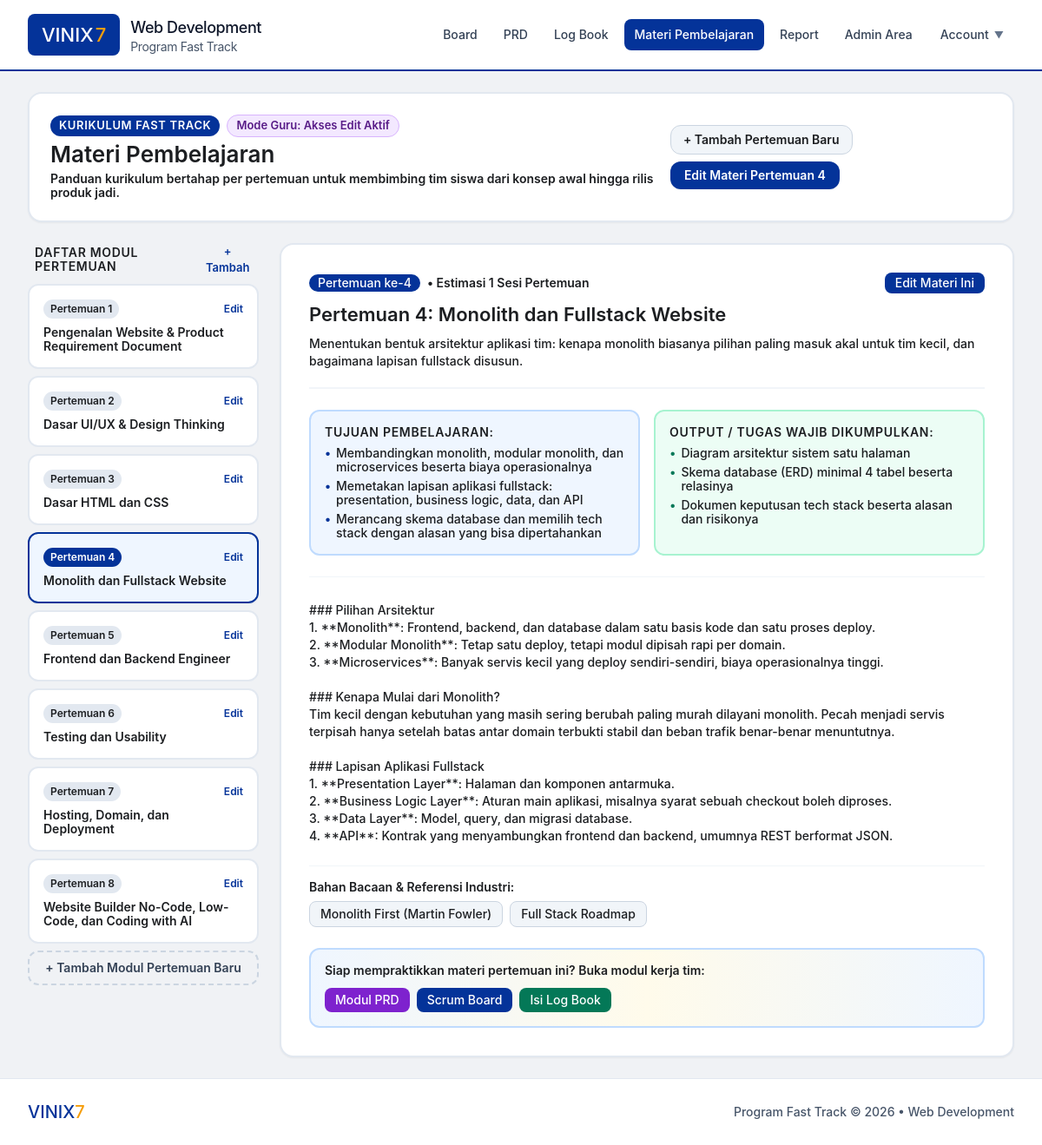
/lms.php?week=4 (signed in), run on the app's committed database.
### tables this page shows
CREATE TABLE lms_modules (
            id TEXT PRIMARY KEY,
            week_number INTEGER NOT NULL,
            title TEXT NOT NULL,
            summary TEXT NOT NULL,
            content TEXT NOT NULL,
            objectives TEXT NOT NULL,
            deliverables TEXT NOT NULL,
            external_links TEXT NOT NULL,
            is_published INTEGER DEFAULT 1
        );

### lms.php (the view, shortened to what this page needs)
<?php
require_once __DIR__ . '/includes/header.php';
$isGuru = ($currentRole === 'guru' || $currentRole === 'super_admin');
$selectedWeek = (int)($_GET['week'] ?? 1);
$stmt = $pdo->query("SELECT * FROM lms_modules ORDER BY week_number ASC");
$modules = $stmt->fetchAll();
$currentModule = null;
foreach ($modules as $m) {
    if ((int)$m['week_number'] === $selectedWeek) {
        $currentModule = $m;
        break;
    }
}
$objectives = $currentModule ? (json_decode($currentModule['objectives'] ?? '[]', true) ?? []) : [];
$deliverables = $currentModule ? (json_decode($currentModule['deliverables'] ?? '[]', true) ?? []) : [];
$externalLinks = $currentModule ? (json_decode($currentModule['external_links'] ?? '[]', true) ?? []) : [];
?>
<div class="space-y-6">
    <div class="bg-white rounded-2xl p-6 border-2 border-slate-200 shadow-sm flex flex-col sm:flex-row sm:items-center justify-between gap-4">
        <div>
            <div class="flex items-center gap-2 mb-1">
                <span class="px-2.5 py-0.5 bg-[#043399] text-white text-[11px] font-black rounded-full uppercase tracking-wider">Kurikulum Fast Track</span>
                <?php if ($isGuru): ?>
                    <span class="px-2.5 py-0.5 bg-purple-100 text-purple-900 border border-purple-300 text-[11px] font-black rounded-full">Mode Guru: Akses Edit Aktif</span>
                <?php else: ?>
                    <span class="px-2.5 py-0.5 bg-slate-100 text-slate-800 border border-slate-300 text-[11px] font-bold rounded-full">Mode Siswa: Hanya Baca</span>
                <?php endif; ?>
            </div>
            <h1 class="text-2xl font-black text-black">Materi Pembelajaran</h1>
            <p class="text-xs text-black font-semibold mt-1">
                Panduan kurikulum bertahap per pertemuan untuk membimbing tim siswa dari konsep awal hingga rilis produk jadi.
            </p>
        </div>
        <div class="flex flex-wrap items-center gap-2">
            <?php if ($isGuru): ?>
                <button type="button" onclick="openEditModuleModal(null)" class="px-3.5 py-2 bg-slate-100 hover:bg-slate-200 text-black border border-slate-300 rounded-xl text-xs font-black transition">
                    + Tambah Pertemuan Baru
                </button>
                <?php if ($currentModule): ?>
                    <button type="button" onclick="openEditModuleModal('<?= htmlspecialchars($currentModule['id']) ?>')" class="px-4 py-2 bg-[#043399] hover:bg-[#021f5c] text-white rounded-xl text-xs font-black shadow-sm transition">
                        Edit Materi Pertemuan <?= $currentModule['week_number'] ?>
                    </button>
                <?php endif; ?>
            <?php else: ?>
                <span class="px-3 py-1.5 bg-blue-50 text-[#043399] border border-blue-200 rounded-xl text-xs font-black">
                    Total <?= count($modules) ?> Modul Pertemuan
                </span>
            <?php endif; ?>
        </div>
    </div>
    <div class="grid grid-cols-1 lg:grid-cols-4 gap-6 items-start">
        <div class="lg:col-span-1 space-y-2">
            <div class="flex items-center justify-between px-2 mb-2">
                <span class="text-xs font-black text-black uppercase tracking-wider">
                    Daftar Modul Pertemuan
                </span>
                <?php if ($isGuru): ?>
                    <button type="button" onclick="openEditModuleModal(null)" class="text-[11px] text-[#043399] hover:underline font-black">
                        + Tambah
                    </button>
                <?php endif; ?>
            </div>
            <?php foreach ($modules as $m): ?>
                <a href="lms.php?week=<?= $m['week_number'] ?>" class="block p-4 rounded-xl border-2 transition <?= (int)$m['week_number'] === $selectedWeek ? 'bg-blue-50 border-[#043399] shadow-sm' : 'bg-white border-slate-200 hover:bg-slate-50' ?>">
                    <div class="flex items-center justify-between">
                        <span class="text-[10px] font-black px-2 py-0.5 rounded-full <?= (int)$m['week_number'] === $selectedWeek ? 'bg-[#043399] text-white' : 'bg-slate-200 text-black' ?>">
                            Pertemuan <?= $m['week_number'] ?>
                        </span>
                        <?php if ($isGuru): ?>
                            <button type="button" onclick="event.preventDefault(); event.stopPropagation(); openEditModuleModal('<?= htmlspecialchars($m['id']) ?>')" class="text-[10px] text-[#043399] hover:underline font-black">
                                Edit
                            </button>
                        <?php endif; ?>
                    </div>
                    <h4 class="text-xs font-black mt-2 text-black line-clamp-2">
                        <?= htmlspecialchars(preg_replace('/^(Minggu|Pekan|Pertemuan) \d+: /', '', $m['title'])) ?>
                    </h4>
                </a>
            <?php endforeach; ?>
            <?php if ($isGuru): ?>
                <button type="button" onclick="openEditModuleModal(null)" class="w-full py-2.5 px-3 border-2 border-dashed border-slate-300 hover:border-[#043399] hover:bg-blue-50 text-slate-700 hover:text-[#043399] rounded-xl text-xs font-black transition text-center mt-2">
                    + Tambah Modul Pertemuan Baru
                </button>
            <?php endif; ?>
        </div>
        <div class="lg:col-span-3 space-y-6">
            <?php if ($currentModule): ?>
                <div class="bg-white rounded-2xl p-6 sm:p-8 border-2 border-slate-200 shadow-sm space-y-6">
                    <div class="border-b-2 border-slate-100 pb-5">
                        <div class="flex flex-wrap items-center justify-between gap-2 mb-2">
                            <div class="flex items-center gap-2">
                                <span class="px-2.5 py-0.5 rounded-full bg-[#043399] text-white text-xs font-bold">
                                    Pertemuan ke-<?= $currentModule['week_number'] ?>
                                </span>
                                <span class="text-xs text-black font-semibold">• Estimasi 1 Sesi Pertemuan</span>
                            </div>
                            <?php if ($isGuru): ?>
                                <button type="button" onclick="openEditModuleModal('<?= htmlspecialchars($currentModule['id']) ?>')" class="px-3 py-1 bg-[#043399] hover:bg-[#021f5c] text-white text-xs font-bold rounded-lg shadow-xs transition">
                                    Edit Materi Ini
                                </button>
                            <?php endif; ?>
                        </div>
                        <h2 class="text-xl sm:text-2xl font-black text-black leading-tight">
                            <?= htmlspecialchars($currentModule['title']) ?>
                        </h2>
                        <p class="text-xs sm:text-sm text-black font-medium mt-2 leading-relaxed">
                            <?= htmlspecialchars($currentModule['summary']) ?>
                        </p>
                    </div>
                    <div class="grid grid-cols-1 md:grid-cols-2 gap-4">
                        <div class="bg-blue-50 p-4 rounded-xl border-2 border-blue-200 space-y-2">
                            <h4 class="text-xs font-black text-black uppercase tracking-wider flex items-center gap-1.5">
                                <span>Tujuan Pembelajaran:</span>
                            </h4>
                            <ul class="space-y-1.5 text-xs text-black font-medium">
                                <?php if (!empty($objectives)): ?>
                                    <?php foreach ($objectives as $obj): ?>
                                        <li class="flex items-start gap-1.5">
                                            <span class="text-[#043399] font-black">•</span>
                                            <span><?= htmlspecialchars($obj) ?></span>
                                        </li>
                                    <?php endforeach; ?>
                                <?php else: ?>
                                    <li class="text-slate-500 italic text-xs">Belum ada tujuan pembelajaran dicatat.</li>
                                <?php endif; ?>
                            </ul>
                        </div>
                        <div class="bg-emerald-50 p-4 rounded-xl border-2 border-emerald-200 space-y-2">
                            <h4 class="text-xs font-black text-black uppercase tracking-wider flex items-center gap-1.5">
                                <span>Output / Tugas Wajib Dikumpulkan:</span>
                            </h4>
                            <ul class="space-y-1.5 text-xs text-black font-medium">
                                <?php if (!empty($deliverables)): ?>
                                    <?php foreach ($deliverables as $del): ?>
                                        <li class="flex items-start gap-1.5">
                                            <span class="text-emerald-700 font-bold">•</span>
                                            <span class="font-bold"><?= htmlspecialchars($del) ?></span>
                                        </li>
                                    <?php endforeach; ?>
                                <?php else: ?>
                                    <li class="text-slate-500 italic text-xs">Belum ada output wajib dicatat.</li>
                                <?php endif; ?>
                            </ul>
                        </div>
                    </div>
                    <div class="pt-2 border-t border-slate-100 text-xs sm:text-sm leading-relaxed space-y-4">
                        <div class="whitespace-pre-line text-black font-medium">
                            <?= htmlspecialchars($currentModule['content']) ?>
                        </div>
                    </div>
                    <?php if (!empty($externalLinks)): ?>
                        <div class="pt-4 border-t border-slate-100">
                            <h4 class="text-xs font-black text-black mb-2">Bahan Bacaan & Referensi Industri:</h4>
                            <div class="flex flex-wrap gap-2">
                                <?php foreach ($externalLinks as $link): ?>
                                    <a href="<?= htmlspecialchars($link['url']) ?>" target="_blank" rel="noopener noreferrer" class="px-3 py-1.5 bg-slate-100 hover:bg-slate-200 border border-slate-300 text-black rounded-lg text-xs font-bold transition flex items-center gap-1">
                                        <span><?= htmlspecialchars($link['title']) ?></span>
                                    </a>
                                <?php endforeach; ?>
                            </div>
                        </div>
                    <?php endif; ?>
                    <div class="bg-gradient-to-r from-blue-50 via-amber-50 to-blue-50 p-4 rounded-xl border-2 border-blue-200 flex flex-wrap items-center justify-between gap-3">
                        <div class="text-xs font-black text-black">
                            Siap mempraktikkan materi pertemuan ini? Buka modul kerja tim:
                        </div>
                        <div class="flex items-center gap-2">
                            <a href="prd.php" class="px-3 py-1.5 rounded-lg bg-purple-700 text-white text-xs font-bold shadow-xs">Modul PRD</a>
                            <a href="board.php" class="px-3 py-1.5 rounded-lg bg-[#043399] text-white text-xs font-bold shadow-xs">Scrum Board</a>
                            <a href="logbook.php" class="px-3 py-1.5 rounded-lg bg-emerald-700 text-white text-xs font-bold shadow-xs">Isi Log Book</a>
                        </div>
                    </div>
                </div>
            <?php endif; ?>
        </div>
    </div>
</div>
<?php require_once __DIR__ . '/includes/footer.php'; ?>

### assets/css/custom.css (style rules this page uses)
:root { --vinix-blue: #043399; --vinix-blue-dark: #021f5c; --vinix-blue-light: #eef3fc; --vinix-yellow: #f59e0b; --vinix-yellow-dark: #d97706; --vinix-yellow-light: #fef8ee; --text-black: #1c1e21; --text-dark: #242526; --text-muted: #65676b; }
html { font-size: 16px; }
body { font-family: 'SF Pro Display', -apple-system, BlinkMacSystemFont, 'Segoe UI', Roboto, Helvetica, Arial, sans-serif; color: var(--text-black); background-color: #f0f2f5; font-size: 16px; line-height: 1.5; -webkit-font-smoothing: antialiased; -moz-osx-font-smoothing: grayscale; }
h1, h2, h3, h4, h5, h6 { font-weight: 600; color: #1c1e21; }
p, span, td, th, label, div, input, textarea, select, button { color: inherit; }
.text-\[10px\] { font-size: 12px !important; }
.text-\[11px\] { font-size: 13px !important; }
.text-xs { font-size: 14px !important; }
.text-xl { font-size: 22px !important; }
.text-2xl { font-size: 26px !important; }
.font-black { font-weight: 600 !important; }
.font-bold { font-weight: 500 !important; }
.text-white { color: #ffffff !important; }
.text-black { color: #1c1e21 !important; }

### includes/header.php (style rules this page uses)
body { font-family: 'SF Pro Display', -apple-system, BlinkMacSystemFont, 'Segoe UI', Roboto, Helvetica, Arial, sans-serif; color: #1c1e21; background-color: #f0f2f5; -webkit-font-smoothing: antialiased; -moz-osx-font-smoothing: grayscale; }
h1, h2, h3, h4, h5, h6, p, span, td, th, label, div, input, textarea, select { color: inherit; }
.text-white { color: #ffffff !important; }
.text-black { color: #1c1e21 !important; }

### data on the page
lms_modules: week_number "4", title "Monolith dan Fullstack Website", title "Pertemuan 4: Monolith dan Fullstack Website", summary "Menentukan bentuk arsitektur aplikasi tim: kenapa monolith biasanya pilihan paling masuk akal untuk tim kecil, dan bagaimana lapisan fullstack disusun.", objectives "Membandingkan monolith, modular monolith, dan microservices beserta biaya operasionalnya", objectives "Memetakan lapisan aplikasi fullstack: presentation, business logic, data, dan API", objectives "Merancang skema database dan memilih tech stack dengan alasan yang bisa dipertahankan", deliverables "Diagram arsitektur sistem satu halaman", deliverables "Skema database (ERD) minimal 4 tabel beserta relasinya", deliverables "Dokumen keputusan tech stack beserta alasan dan risikonya", content "### Pilihan Arsitektur 1. **Monolith**: Frontend, backend, dan database dalam satu basis kode dan satu proses deploy. 2. **Modular Monolith**: Tetap satu deploy, tetapi modul dipisah rapi per domain. 3. **Microservices**: Banyak servis kecil yang deploy sendiri-sendiri, biaya operasionalnya tinggi. ### Kenapa Mulai dari Monolith? Tim kecil dengan kebutuhan yang masih sering berubah paling murah dilayani monolith. Pecah menjadi servis terpisah hanya setelah batas antar domain terbukti stabil dan beban trafik benar-benar menuntutnya. ### Lapisan Aplikasi Fullstack 1. **Presentation Layer**: Halaman dan komponen antarmuka. 2. **Business Logic Layer**: Aturan main aplikasi, misalnya syarat…"
lms_modules: week_number "1", title "Pengenalan Website & Product Requirement Document"
lms_modules: week_number "2", title "Dasar UI/UX & Design Thinking"
lms_modules: week_number "3", title "Dasar HTML dan CSS"
lms_modules: week_number "5", title "Frontend dan Backend Engineer"
lms_modules: week_number "6", title "Testing dan Usability"
lms_modules: week_number "7", title "Hosting, Domain, dan Deployment"
lms_modules: week_number "8", title "Website Builder No-Code, Low-Code, dan Coding with AI"

### other printed values
$link['title'] "Monolith First (Martin Fowler)"
$link['title'] "Full Stack Roadmap"
